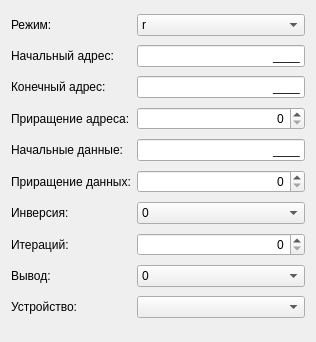
<?xml version="1.0" encoding="UTF-8"?>
<ui version="4.0">
 <class>Dialog</class>
 <widget class="QDialog" name="Dialog">
  <property name="geometry">
   <rect>
    <x>0</x>
    <y>0</y>
    <width>316</width>
    <height>342</height>
   </rect>
  </property>
  <property name="windowTitle">
   <string>Настройки</string>
  </property>
  <property name="TypeTest" stdset="0">
   <string>Тест памяти</string>
  </property>
  <property name="enabledTest" stdset="0">
   <bool>true</bool>
  </property>
  <layout class="QGridLayout" name="gridLayout_2">
   <item row="1" column="0">
    <widget class="QLabel" name="label_2">
     <property name="text">
      <string>Начальный адрес:</string>
     </property>
    </widget>
   </item>
   <item row="0" column="0">
    <widget class="QLabel" name="label">
     <property name="text">
      <string>Режим:</string>
     </property>
    </widget>
   </item>
   <item row="4" column="0">
    <widget class="QLabel" name="label_5">
     <property name="text">
      <string>Начальные данные:</string>
     </property>
    </widget>
   </item>
   <item row="2" column="0">
    <widget class="QLabel" name="label_3">
     <property name="text">
      <string>Конечный адрес:</string>
     </property>
    </widget>
   </item>
   <item row="3" column="0">
    <widget class="QLabel" name="label_4">
     <property name="text">
      <string>Приращение адреса:</string>
     </property>
    </widget>
   </item>
   <item row="5" column="0">
    <widget class="QLabel" name="label_6">
     <property name="text">
      <string>Приращение данных:</string>
     </property>
    </widget>
   </item>
   <item row="8" column="0">
    <widget class="QLabel" name="label_9">
     <property name="text">
      <string>Вывод:</string>
     </property>
    </widget>
   </item>
   <item row="7" column="0">
    <widget class="QLabel" name="label_8">
     <property name="text">
      <string>Итераций:</string>
     </property>
    </widget>
   </item>
   <item row="6" column="0">
    <widget class="QLabel" name="label_7">
     <property name="text">
      <string>Инверсия:</string>
     </property>
    </widget>
   </item>
   <item row="9" column="0">
    <widget class="QLabel" name="label_10">
     <property name="text">
      <string>Устройство:</string>
     </property>
    </widget>
   </item>
   <item row="0" column="1">
    <widget class="QComboBox" name="mode">
     <property name="layoutDirection">
      <enum>Qt::LeftToRight</enum>
     </property>
     <item>
      <property name="text">
       <string>r</string>
      </property>
     </item>
     <item>
      <property name="text">
       <string>w</string>
      </property>
     </item>
     <item>
      <property name="text">
       <string>wr</string>
      </property>
     </item>
    </widget>
   </item>
   <item row="1" column="1">
    <widget class="QLineEdit" name="startAddress">
     <property name="inputMask">
      <string>HHHH;_</string>
     </property>
     <property name="alignment">
      <set>Qt::AlignRight|Qt::AlignTrailing|Qt::AlignVCenter</set>
     </property>
    </widget>
   </item>
   <item row="2" column="1">
    <widget class="QLineEdit" name="endAddress">
     <property name="inputMask">
      <string>HHHH;_</string>
     </property>
     <property name="alignment">
      <set>Qt::AlignRight|Qt::AlignTrailing|Qt::AlignVCenter</set>
     </property>
    </widget>
   </item>
   <item row="3" column="1">
    <widget class="QSpinBox" name="incAddress">
     <property name="alignment">
      <set>Qt::AlignRight|Qt::AlignTrailing|Qt::AlignVCenter</set>
     </property>
     <property name="maximum">
      <number>10000</number>
     </property>
    </widget>
   </item>
   <item row="4" column="1">
    <widget class="QLineEdit" name="startData">
     <property name="inputMask">
      <string>HHHH;_</string>
     </property>
     <property name="alignment">
      <set>Qt::AlignRight|Qt::AlignTrailing|Qt::AlignVCenter</set>
     </property>
    </widget>
   </item>
   <item row="5" column="1">
    <widget class="QSpinBox" name="incData">
     <property name="alignment">
      <set>Qt::AlignRight|Qt::AlignTrailing|Qt::AlignVCenter</set>
     </property>
     <property name="maximum">
      <number>10000</number>
     </property>
    </widget>
   </item>
   <item row="6" column="1">
    <widget class="QComboBox" name="inverse">
     <item>
      <property name="text">
       <string>0</string>
      </property>
     </item>
     <item>
      <property name="text">
       <string>1</string>
      </property>
     </item>
    </widget>
   </item>
   <item row="7" column="1">
    <widget class="QSpinBox" name="iteration">
     <property name="alignment">
      <set>Qt::AlignRight|Qt::AlignTrailing|Qt::AlignVCenter</set>
     </property>
     <property name="maximum">
      <number>100000</number>
     </property>
    </widget>
   </item>
   <item row="8" column="1">
    <widget class="QComboBox" name="output">
     <property name="layoutDirection">
      <enum>Qt::LeftToRight</enum>
     </property>
     <item>
      <property name="text">
       <string>0</string>
      </property>
     </item>
     <item>
      <property name="text">
       <string>1</string>
      </property>
     </item>
    </widget>
   </item>
   <item row="9" column="1">
    <widget class="QComboBox" name="device"/>
   </item>
  </layout>
 </widget>
 <resources/>
 <connections/>
</ui>
